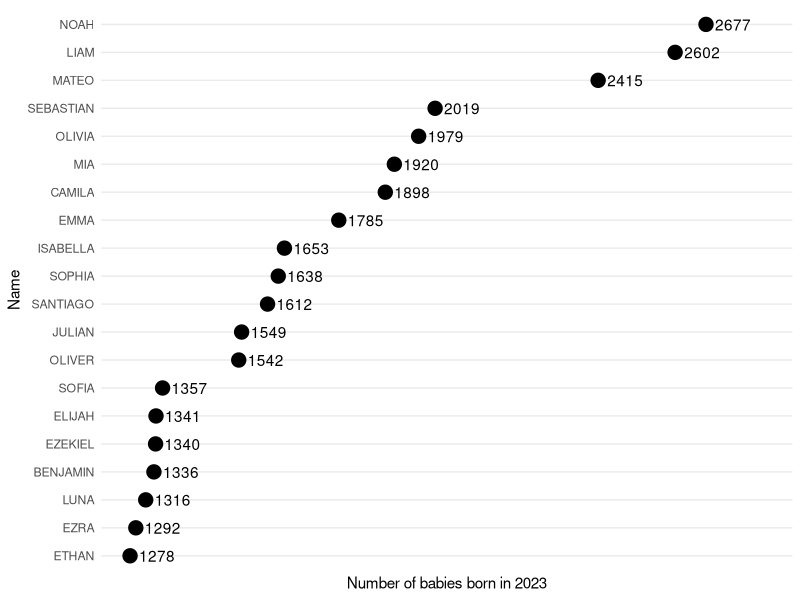
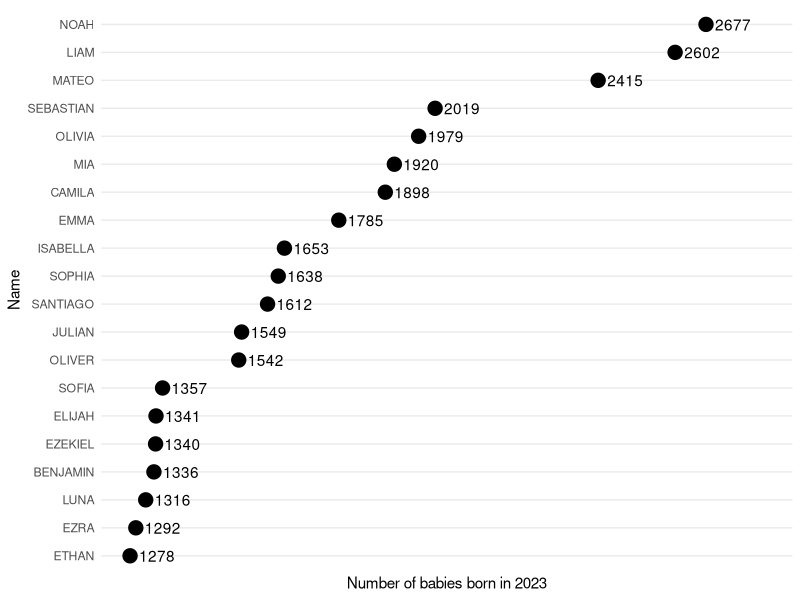
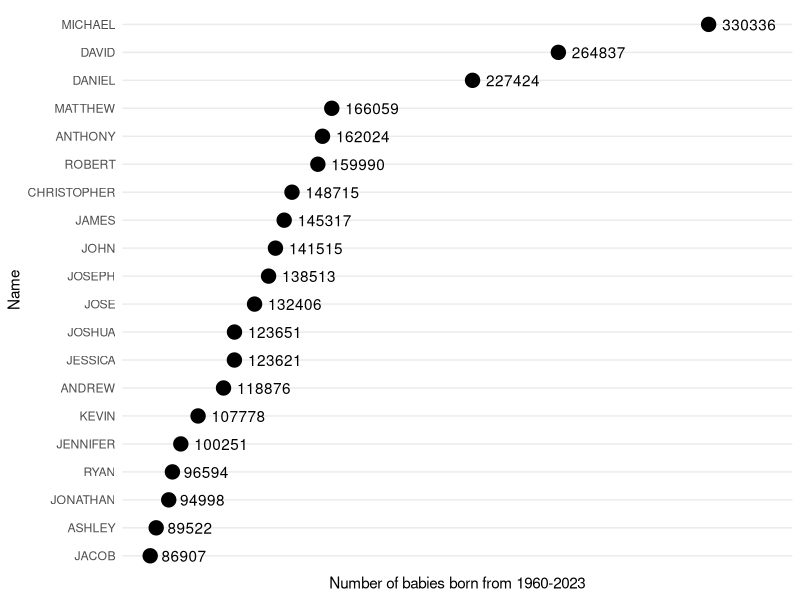
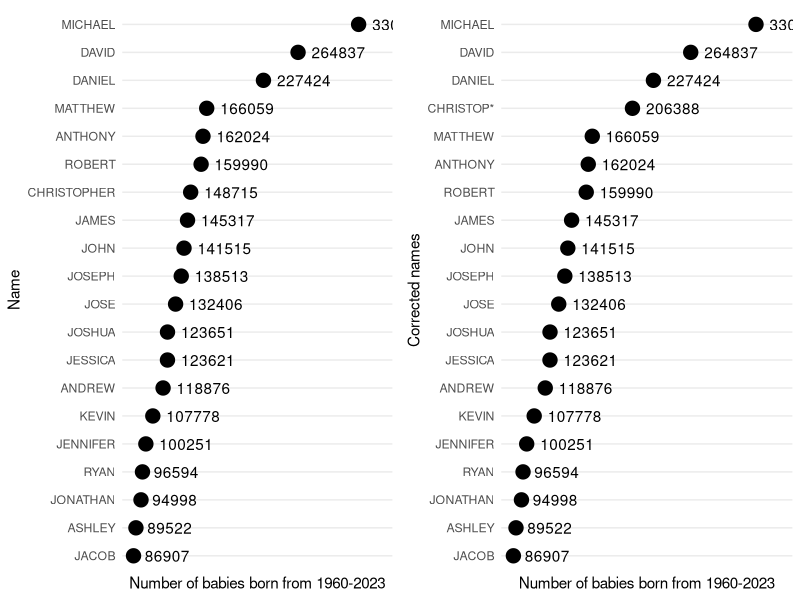
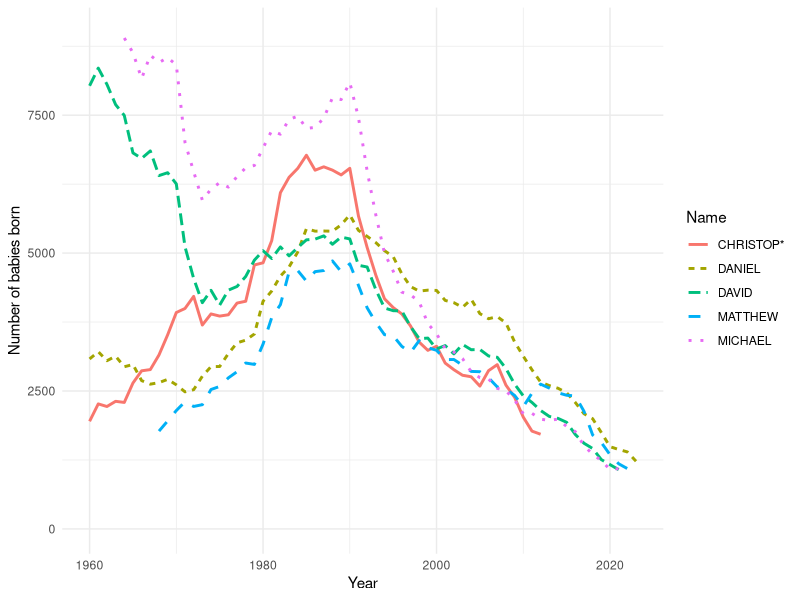

Write R code to recreate these figures, in order.
## ---- chunk 1
library(tidyverse)
## ---- chunk 2
baby_names <- read_csv("data/california-popular-baby-names.csv")
## ---- chunk 3
baby_names
## ---- chunk 4
baby_names |> 
  filter(Year == 2023) |>
  arrange(desc(Count)) |> 
  slice(1:20) |> 
  ggplot(aes(x = Count, y = reorder(Name, Count))) +
  geom_count() +
  geom_text(aes(label = Count), hjust = -0.25) +
  theme_minimal() +
  theme(legend.position = "none") +
  labs(
    x = "Number of babies born in 2023",
    y = "Name"
  ) +
  scale_x_discrete(expand = expansion(mult = c(0.05, 0.15)))
## ---- chunk 5
baby_names |> 
  filter(Year == 2023) |>
  arrange(desc(Count)) |> 
  slice(1:20) |> 
  ggplot(aes(x = Count, y = reorder(Name, Count))) +
  geom_count() +
  geom_text(aes(label = Count), hjust = -0.25) +
  theme_minimal() +
  theme(legend.position = "none") +
  labs(
    x = "Number of babies born in 2023",
    y = "Name"
  ) +
  scale_x_discrete(expand = expansion(mult = c(0.05, 0.15)))
## ---- chunk 6
all_names_plot <- baby_names |>
  group_by(Name) |> 
  summarise(total_count = sum(Count)) |> 
  arrange(desc(total_count)) |> 
  slice(1:20) |> 
  ggplot(aes(x = total_count, y = reorder(Name, total_count))) +
  geom_count() +
  geom_text(aes(label = total_count), hjust = -0.25) +
  theme_minimal() +
  theme(legend.position = "none") +
  labs(
    x = "Number of babies born from 1960-2023",
    y = "Name"
  ) +
  scale_x_discrete(expand = expansion(mult = c(0.05, 0.15)))

all_names_plot
## ---- chunk 7
sort(unique(baby_names$Name))
## ---- chunk 8
baby_names <- baby_names |> 
  mutate(name_fixed = case_when(
    str_length(Name) > 8 ~ (str_trunc(Name, width = 9, ellipsis = "*")),
    str_length(Name) <= 8 ~ Name
  )) 

corrected_all_names_plot <-  baby_names |> 
  group_by(name_fixed) |> 
  summarise(total_count = sum(Count)) |> 
  arrange(desc(total_count)) |> 
  slice(1:20) |> 
  ggplot(aes(x = total_count, y = reorder(name_fixed, total_count))) +
  geom_count() +
  geom_text(aes(label = total_count), hjust = -0.25) +
  theme_minimal() +
  theme(legend.position = "none") +
  labs(
    x = "Number of babies born from 1960-2023",
    y = "Corrected names"
  )  +
  scale_x_discrete(expand = expansion(mult = c(0.05, 0.15)))

gridExtra::grid.arrange(all_names_plot, corrected_all_names_plot, ncol = 2)
## ---- chunk 9
most_popular_names <- baby_names |> 
  group_by(name_fixed) |> 
  summarise(total_count = sum(Count)) |> 
  arrange(desc(total_count)) |> 
  slice(1:5) |> 
  pull(name_fixed)

baby_names |> 
  filter(name_fixed %in% most_popular_names) |> 
  ggplot(aes(x = Year, y = Count, color = name_fixed, linetype = name_fixed)) +
  geom_line(linewidth = 1) +
  theme_minimal() +
  labs(
    x = "Year",
    y = "Number of babies born",
    color = "Name",
    linetype = "Name"
  ) +
  ylim(0, 9000)
